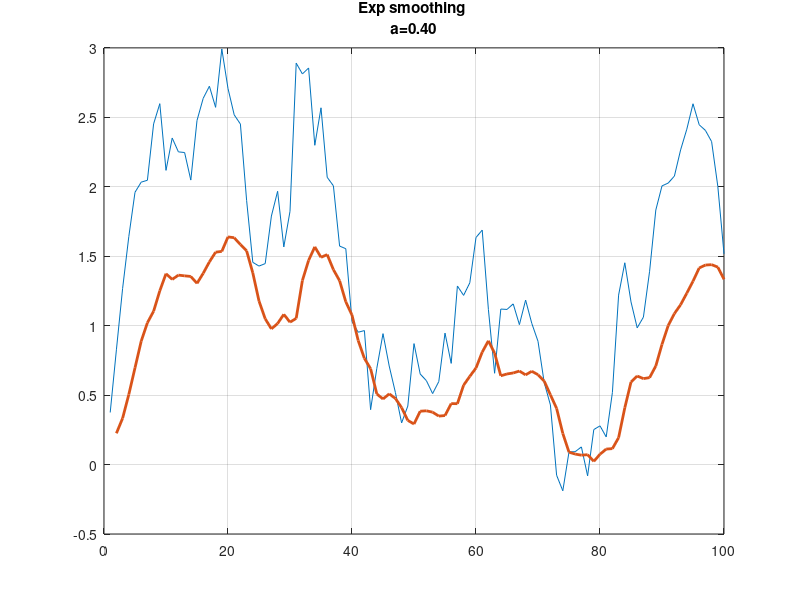

Reproduce this figure in MATLAB.


close all;

N = 100;

a = 0.4;

nn = (1:N)';
x = conv( randn(N,1), normpdf([-1:0.1:1]), 'same');

%% ES
s = zeros(size(x));
f = nan(size(x));
s(1) = x(1);
for n = 2:N
    s(n) = a*x(n) + (1-a)*s(n-1);
end
for n = 1:N-1
    f(n+1) = (1-a)*s(n);
end

%% ES forecasts


%% Plotting
figure(12)

plot(nn,x,nn,f,'LineWidth',2);

grid on
title(sprintf('Exp smoothing \na=%0.2f',a))